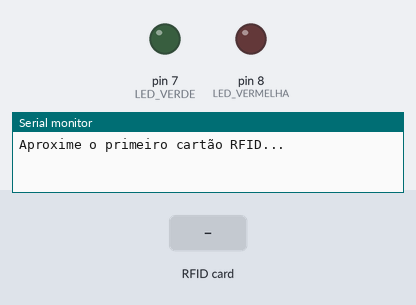
Bench run of a sketch on a simulated Arduino Uno, built with avr-gcc and run on an emulated ATmega328P. On the bench: output pins drawn as LEDs (lit = HIGH), the last lines printed to the serial monitor. Dashed ring = blinking. The test bench sets the inputs (shaded band). Pins used as bus, display or sensor lines are not drawn.

Above: at 1.2 s.
1.3 s: RFID card D3 DA E4 FC held to the reader
At 1.4 s:
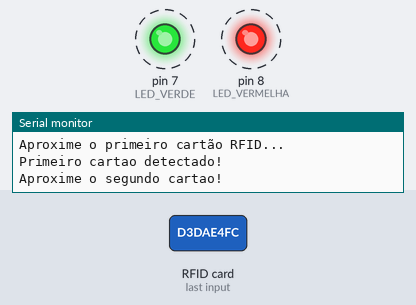
3.4 s: RFID card 43 A2 0F FD held to the reader
At 4.2 s:
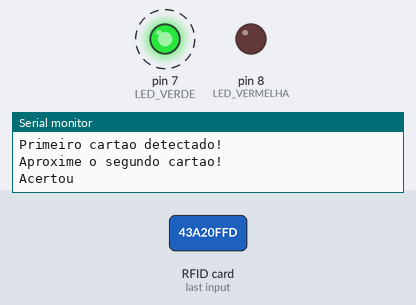
Timing chart, 0 to 7.1 s (numbered marks = the images above; inputs shaded):
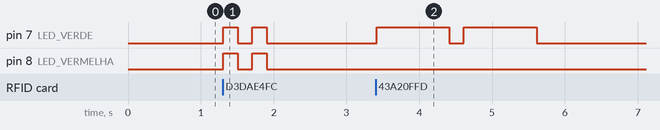

The sketch:

main.ino
```cpp
/* Bibliotecas utilizadas:
 *  - SPI.h: para comunicação serial síncrona via protocolo SPI
 *  - MFRC522.h: para trabalhar com o módulo de leitura de cartões RFID MFRC522
 */
#include <SPI.h>
#include <MFRC522.h>

#define RST_PIN         9          // Pino de reset do leitor RFID
#define SS_PIN          10         // Pino SS do leitor RFID

#define LED_VERDE       7          // Pino digital para a LED verde
#define LED_VERMELHA    8          // Pino digital para a LED vermelha

MFRC522 mfrc522(SS_PIN, RST_PIN);  // Criação do objeto MFRC522

String uidFound = "";
String lastUidFound = "";

bool state = false;

int linhaAtual, linhaAnterior;

unsigned long tempoInicial = 0; // Variável para armazenar o tempo inicial

String uids[][2] = {{"D3DAE4FC", "43A20FFD"},
                    {"033DEEFD", "B35321FD"},
                    {"11EF1247", "A3D4E1FC"},
                    {"F365BEFC", "53E493FD"},
                    {"F3AB6CFC", "C040531D"}};

void setup() {
    Serial.begin(9600);            // Inicializa a comunicação serial
    SPI.begin();                    // Inicializa a interface SPI
    mfrc522.PCD_Init();             // Inicializa o leitor RFID

    pinMode(LED_VERDE, OUTPUT);     // Configura o pino da LED verde como saída
    pinMode(LED_VERMELHA, OUTPUT);  // Configura o pino da LED vermelha como saída

    // Desliga todos os LEDs no início
    digitalWrite(LED_VERDE, LOW);
    digitalWrite(LED_VERMELHA, LOW);

    Serial.println("Aproxime o primeiro cartão RFID...");
}

void loop() {
    // Verifica se o tempo decorrido é maior ou igual a 5 segundos
    // if (millis() - tempoInicial >= 5000) {
    //     // Reinicia o código
    //     setup();
    //     tempoInicial = millis(); // Atualiza o tempo inicial
    //     return; // Sai da função loop
    // }

    // Verifica se há cartões presentes
    if (mfrc522.PICC_IsNewCardPresent() && mfrc522.PICC_ReadCardSerial()) {
        String uid = "";  // String para armazenar o UID do cartão

        // Lê o UID do cartão
        for (byte i = 0; i < mfrc522.uid.size; i++) {
            uid += String(mfrc522.uid.uidByte[i] < 0x10 ? "0" : "");
            uid += String(mfrc522.uid.uidByte[i], HEX);
        }

        uid.toUpperCase();  // Converte o UID para letras maiúsculas

        uidFound = ""; // Flag para indicar se o UID foi encontrado no mapeamento
        // Verifica se o UID está presente no mapeamento
        //int linha;

        for (int i = 0; i < sizeof(uids) / sizeof(uids[0]); i++) {
            if (uids[i][0] == uid || uids[i][1] == uid) {
                linhaAtual = i;
                uidFound = uid;
                break;
            }
        }

        if(uidFound != "") {
          if(state == false) {
            Serial.println("Primeiro cartao detectado!");
            Serial.println("Aproxime o segundo cartao!");
            linhaAnterior = linhaAtual;
            lastUidFound = uidFound;
            state = true;
            digitalWrite(LED_VERDE, HIGH);    // Acende a LED verde
            digitalWrite(LED_VERMELHA, HIGH);    // Acende a LED verd
            delay(200);
            digitalWrite(LED_VERDE, LOW);  // Apaga a LED vermelha
            digitalWrite(LED_VERMELHA, LOW);
            delay(200);
            digitalWrite(LED_VERDE, HIGH);  // Apaga a LED vermelha
            digitalWrite(LED_VERMELHA, HIGH);
            delay(200);
            digitalWrite(LED_VERDE, LOW);  // Apaga a LED vermelha
            digitalWrite(LED_VERMELHA, LOW);
            delay(200);
          } else if(state == true && linhaAtual == linhaAnterior && lastUidFound != uidFound) {
            Serial.println("Acertou");
            linhaAnterior = -1;
            lastUidFound = "";
            state = false;
            digitalWrite(LED_VERDE, HIGH);    // Acende a LED verde
            delay(1000);
            digitalWrite(LED_VERDE, LOW);  // Apaga a LED vermelha
            delay(200);
            digitalWrite(LED_VERDE, HIGH);    // Acende a LED verde
            delay(1000);
            digitalWrite(LED_VERDE, LOW);  // Apaga a LED vermelha
          } else if(state == true && (linhaAtual != linhaAnterior || lastUidFound == uidFound)) {
            Serial.println("Errou");
            linhaAnterior = -1;
            lastUidFound = "";
            state = false;
            digitalWrite(LED_VERMELHA, HIGH);     // Apaga a LED verde
            delay(1000);
            digitalWrite(LED_VERMELHA, LOW); // Acende a LED vermelha
            delay(200);
            digitalWrite(LED_VERMELHA, HIGH); // Acende a LED vermelha
            delay(1000);
            digitalWrite(LED_VERMELHA, LOW); // Acende a LED vermelha
          }
        }

        // if (found) {
        //     Serial.println("Cartão válido.");
        // } else {
        //     Serial.println("Cartão inválido.");
        //     // Reinicia o código após 5 segundos
        //     tempoInicial = millis();
        // }

        delay(1000);  // Aguarda 1 segundo antes de verificar novamente
    }
}
```

Measured:
- after the input at 1.3 s, pin 7 (LED_VERDE), pin 8 (LED_VERMELHA): alternates HIGH for 0.20 s and LOW for 0.20 s, 4 changes in all, then stays LOW, starting at once
- after the input at 3.4 s, pin 7 (LED_VERDE): alternates HIGH for 1.0 s and LOW for 0.20 s, 4 changes in all, then stays LOW, starting at once
